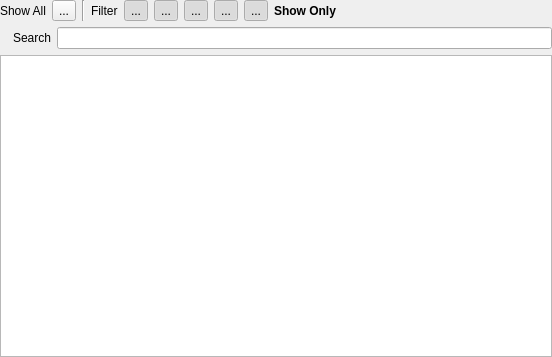
<?xml version="1.0" encoding="UTF-8"?>
<ui version="4.0">
 <class>ExplorerWidget</class>
 <widget class="QWidget" name="ExplorerWidget">
  <property name="geometry">
   <rect>
    <x>0</x>
    <y>0</y>
    <width>552</width>
    <height>357</height>
   </rect>
  </property>
  <property name="windowTitle">
   <string>Form</string>
  </property>
  <layout class="QVBoxLayout" name="verticalLayout">
   <property name="leftMargin">
    <number>0</number>
   </property>
   <property name="topMargin">
    <number>0</number>
   </property>
   <property name="rightMargin">
    <number>0</number>
   </property>
   <property name="bottomMargin">
    <number>0</number>
   </property>
   <item>
    <layout class="QHBoxLayout" name="horizontalLayout_2">
     <item>
      <widget class="QLabel" name="label">
       <property name="text">
        <string>Show All</string>
       </property>
      </widget>
     </item>
     <item>
      <widget class="QToolButton" name="btnFilterAll">
       <property name="text">
        <string>...</string>
       </property>
      </widget>
     </item>
     <item>
      <widget class="Line" name="line">
       <property name="orientation">
        <enum>Qt::Orientation::Vertical</enum>
       </property>
      </widget>
     </item>
     <item>
      <widget class="QLabel" name="label_2">
       <property name="text">
        <string>Filter</string>
       </property>
      </widget>
     </item>
     <item>
      <widget class="QToolButton" name="btnFilterSprite">
       <property name="text">
        <string>...</string>
       </property>
       <property name="checkable">
        <bool>true</bool>
       </property>
       <property name="checked">
        <bool>true</bool>
       </property>
      </widget>
     </item>
     <item>
      <widget class="QToolButton" name="btnFilterText">
       <property name="text">
        <string>...</string>
       </property>
       <property name="checkable">
        <bool>true</bool>
       </property>
       <property name="checked">
        <bool>true</bool>
       </property>
      </widget>
     </item>
     <item>
      <widget class="QToolButton" name="btnFilterSpine">
       <property name="text">
        <string>...</string>
       </property>
       <property name="checkable">
        <bool>true</bool>
       </property>
       <property name="checked">
        <bool>true</bool>
       </property>
      </widget>
     </item>
     <item>
      <widget class="QToolButton" name="btnFilterAudio">
       <property name="text">
        <string>...</string>
       </property>
       <property name="checkable">
        <bool>true</bool>
       </property>
       <property name="checked">
        <bool>true</bool>
       </property>
      </widget>
     </item>
     <item>
      <widget class="QToolButton" name="btnFilterEntity">
       <property name="text">
        <string>...</string>
       </property>
       <property name="checkable">
        <bool>true</bool>
       </property>
       <property name="checked">
        <bool>true</bool>
       </property>
      </widget>
     </item>
     <item>
      <widget class="QLabel" name="lblActiveFilter">
       <property name="font">
        <font>
         <bold>true</bold>
        </font>
       </property>
       <property name="text">
        <string>Show Only </string>
       </property>
      </widget>
     </item>
     <item>
      <spacer name="horizontalSpacer">
       <property name="orientation">
        <enum>Qt::Orientation::Horizontal</enum>
       </property>
       <property name="sizeHint" stdset="0">
        <size>
         <width>40</width>
         <height>20</height>
        </size>
       </property>
      </spacer>
     </item>
    </layout>
   </item>
   <item>
    <layout class="QHBoxLayout" name="horizontalLayout">
     <item>
      <widget class="QLabel" name="lblSearchIcon">
       <property name="sizePolicy">
        <sizepolicy hsizetype="Maximum" vsizetype="Preferred">
         <horstretch>0</horstretch>
         <verstretch>0</verstretch>
        </sizepolicy>
       </property>
       <property name="text">
        <string/>
       </property>
       <property name="textFormat">
        <enum>Qt::TextFormat::PlainText</enum>
       </property>
       <property name="pixmap">
        <pixmap resource="../../data/HyEditor.qrc">:/icons16x16/search.png</pixmap>
       </property>
      </widget>
     </item>
     <item>
      <widget class="QLabel" name="lblSearchText">
       <property name="text">
        <string>Search</string>
       </property>
      </widget>
     </item>
     <item>
      <widget class="QLineEdit" name="txtSearch"/>
     </item>
    </layout>
   </item>
   <item>
    <widget class="ExplorerTreeView" name="treeView">
     <property name="expandsOnDoubleClick">
      <bool>false</bool>
     </property>
     <attribute name="headerVisible">
      <bool>false</bool>
     </attribute>
    </widget>
   </item>
  </layout>
  <action name="actionRename">
   <property name="icon">
    <iconset resource="../../data/HyEditor.qrc">
     <normaloff>:/icons16x16/generic-rename.png</normaloff>:/icons16x16/generic-rename.png</iconset>
   </property>
   <property name="text">
    <string>Rename</string>
   </property>
   <property name="toolTip">
    <string>Renames the selected item or prefix</string>
   </property>
  </action>
  <action name="actionDeleteItem">
   <property name="icon">
    <iconset resource="../../data/HyEditor.qrc">
     <normaloff>:/icons16x16/edit-delete.png</normaloff>:/icons16x16/edit-delete.png</iconset>
   </property>
   <property name="text">
    <string>Delete</string>
   </property>
   <property name="toolTip">
    <string>Removes the selected item(s) or prefix(es)</string>
   </property>
  </action>
  <action name="actionCopyItem">
   <property name="icon">
    <iconset resource="../../data/HyEditor.qrc">
     <normaloff>:/icons16x16/edit-copy.png</normaloff>:/icons16x16/edit-copy.png</iconset>
   </property>
   <property name="text">
    <string>Copy</string>
   </property>
   <property name="toolTip">
    <string>Copy the selected item in Data Explorer</string>
   </property>
  </action>
  <action name="actionPasteItem">
   <property name="icon">
    <iconset resource="../../data/HyEditor.qrc">
     <normaloff>:/icons16x16/edit-paste.png</normaloff>:/icons16x16/edit-paste.png</iconset>
   </property>
   <property name="text">
    <string>Paste</string>
   </property>
   <property name="toolTip">
    <string>Paste the item on the clipboard into the selected project</string>
   </property>
  </action>
  <action name="actionOpen">
   <property name="text">
    <string>Open</string>
   </property>
   <property name="toolTip">
    <string>Open the selected item</string>
   </property>
  </action>
  <action name="actionFilterAll">
   <property name="checkable">
    <bool>true</bool>
   </property>
   <property name="icon">
    <iconset resource="../../data/HyEditor.qrc">
     <normaloff>:/icons16x16/items/Project.png</normaloff>:/icons16x16/items/Project.png</iconset>
   </property>
   <property name="text">
    <string>Show All Items</string>
   </property>
   <property name="toolTip">
    <string>Displays all project items</string>
   </property>
  </action>
  <action name="actionFilterSprite">
   <property name="checkable">
    <bool>true</bool>
   </property>
   <property name="icon">
    <iconset resource="../../data/HyEditor.qrc">
     <normaloff>:/icons16x16/items/Sprite.png</normaloff>:/icons16x16/items/Sprite.png</iconset>
   </property>
   <property name="text">
    <string>Filter Sprites</string>
   </property>
   <property name="toolTip">
    <string>Show only Sprite project items</string>
   </property>
  </action>
  <action name="actionFilterText">
   <property name="checkable">
    <bool>true</bool>
   </property>
   <property name="icon">
    <iconset resource="../../data/HyEditor.qrc">
     <normaloff>:/icons16x16/items/Text.png</normaloff>:/icons16x16/items/Text.png</iconset>
   </property>
   <property name="text">
    <string>Filter Text</string>
   </property>
   <property name="toolTip">
    <string>Show only Text project items</string>
   </property>
  </action>
  <action name="actionFilterSpine">
   <property name="checkable">
    <bool>true</bool>
   </property>
   <property name="icon">
    <iconset resource="../../data/HyEditor.qrc">
     <normaloff>:/icons16x16/items/Spine.png</normaloff>:/icons16x16/items/Spine.png</iconset>
   </property>
   <property name="text">
    <string>Filter Spine</string>
   </property>
   <property name="toolTip">
    <string>Show only Spine project items</string>
   </property>
  </action>
  <action name="actionFilterAudio">
   <property name="checkable">
    <bool>true</bool>
   </property>
   <property name="icon">
    <iconset resource="../../data/HyEditor.qrc">
     <normaloff>:/icons16x16/items/Audio.png</normaloff>:/icons16x16/items/Audio.png</iconset>
   </property>
   <property name="text">
    <string>Filter Audio</string>
   </property>
   <property name="toolTip">
    <string>Show only Audio project items</string>
   </property>
  </action>
  <action name="actionFilterEntity">
   <property name="checkable">
    <bool>true</bool>
   </property>
   <property name="icon">
    <iconset resource="../../data/HyEditor.qrc">
     <normaloff>:/icons16x16/items/Entity.png</normaloff>:/icons16x16/items/Entity.png</iconset>
   </property>
   <property name="text">
    <string>Filter Entities</string>
   </property>
   <property name="toolTip">
    <string>Show only Entity project items</string>
   </property>
  </action>
 </widget>
 <customwidgets>
  <customwidget>
   <class>ExplorerTreeView</class>
   <extends>QTreeView</extends>
   <header>ExplorerWidget.h</header>
  </customwidget>
 </customwidgets>
 <resources>
  <include location="../../data/HyEditor.qrc"/>
 </resources>
 <connections/>
</ui>
